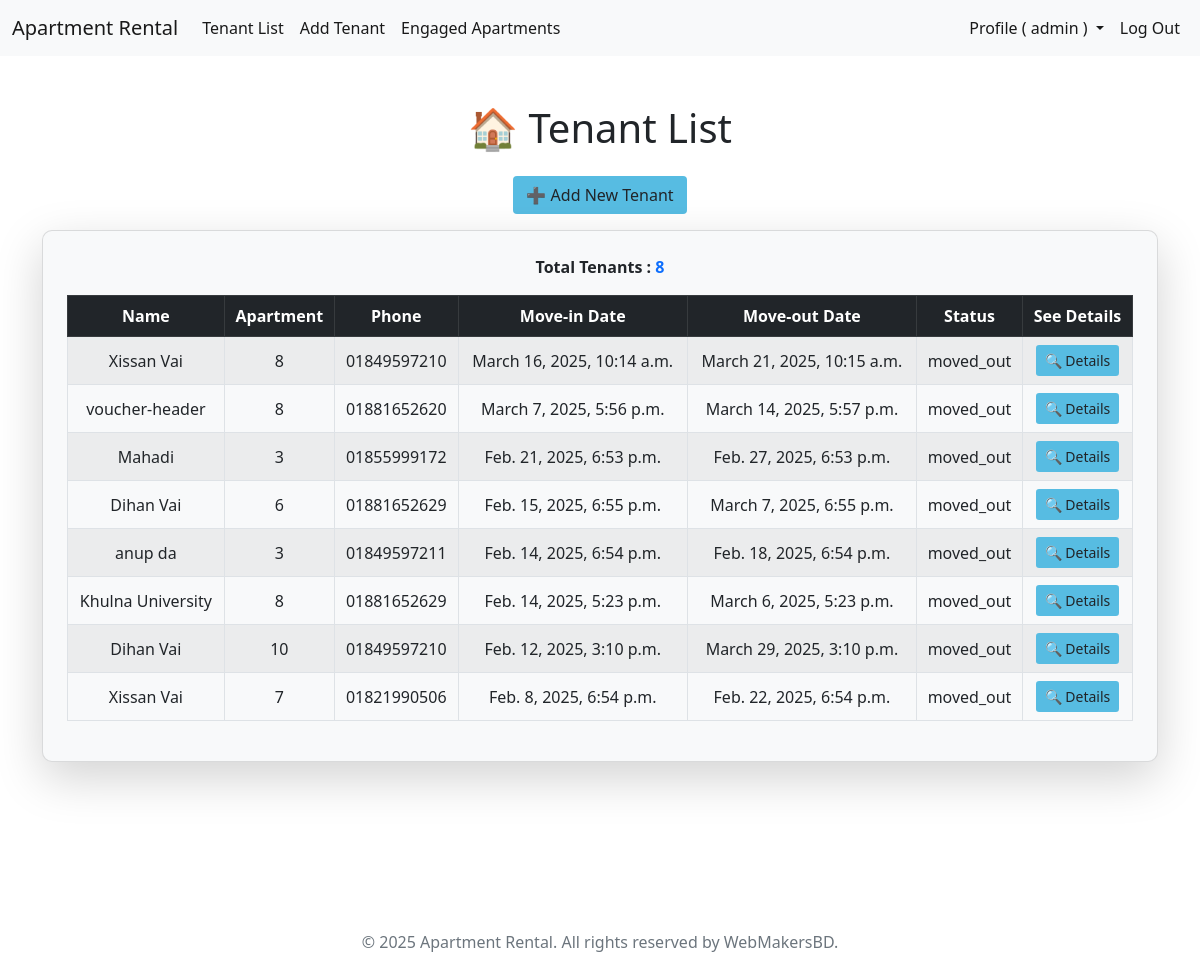
The app's page / (signed in), older data.
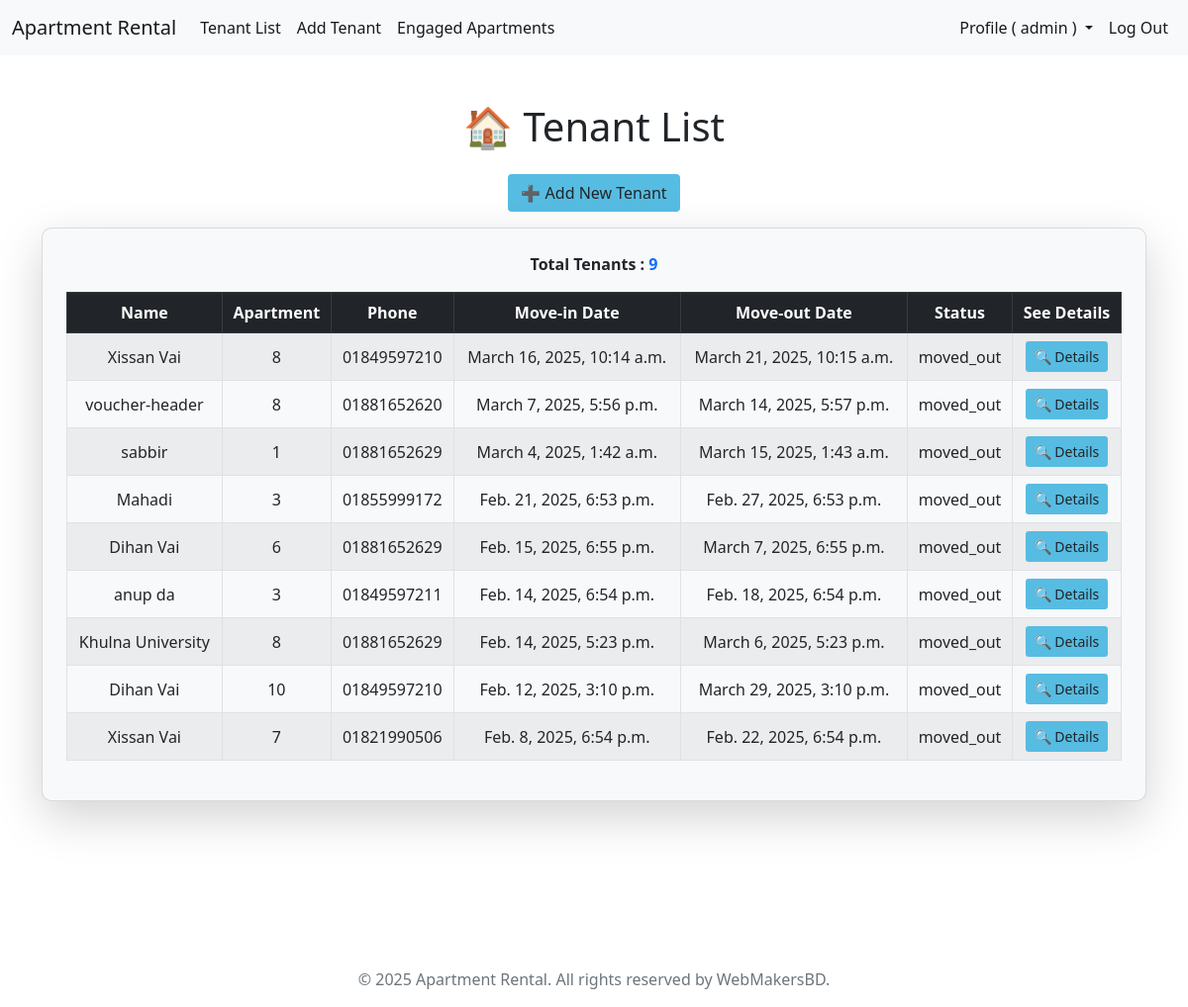
The same page, newer data.
### tenants/models.py (models this page shows, shortened)
class Tenant(models.Model):
    choices = [
        ('will_arrive', 'Will Arrive'),
        ('living', 'Living'),
        ('moved_out', 'Moved Out'),
    ]
    name = models.CharField(max_length=50)
    contact = models.CharField(max_length=15)
    apartment = models.ForeignKey(Apartment, on_delete=models.CASCADE)
    move_in_date = models.DateTimeField()
    move_out_date = models.DateTimeField(null=True, blank=True)
    remarks = models.TextField(blank=True, null=True, help_text="Additional details about the tenant.")
    status = models.CharField(max_length=15, choices=choices,)

class Apartment(models.Model):
    number = models.PositiveIntegerField(unique=True)
    is_booked = models.BooleanField(default=False)

### tenants/views.py (the view)
# urls.py: path('', tenant_list, name='tenant_list'),
def tenant_list(request):
    user = request.user
    if user.is_authenticated and user.is_superuser:  # Ensure only admin users can access
        tenants = Tenant.objects.all().order_by('-move_in_date')  # Fetch all tenants
        for tenant in tenants:
            update_tenant_status(tenant)
        return render(request, 'tenants/tenant_list.html', {'tenants': tenants})
    else:
        messages.error(request, 'You have to log in as an Admin to access this page.')
        return redirect('login')

### tenants/views.py (called while the page is built)
def update_apartment_status():
    now = timezone.now() + timezone.timedelta(hours=6, minutes=0)  # Adjust time to match timezone
    Apartment.objects.update(is_booked=False)  # Reset all apartments to unbooked
    Apartment.objects.filter(tenant__move_in_date__lte=now, tenant__move_out_date__gte=now).update(is_booked=True)

def update_tenant_status(tenant):
    now = timezone.now() + timezone.timedelta(hours=6, minutes=0)  # Adjust time to match timezone
    if tenant.move_in_date > now:
        tenant.status = 'will_arrive'  # Tenant has not yet moved in
    elif tenant.move_out_date and tenant.move_out_date < now:
        tenant.status = 'moved_out'  # Tenant has already moved out
    else:
        tenant.status = 'living'  # Tenant is currently living in the apartment
    tenant.save()  # Save updated status
    update_apartment_status()  # Update apartment booking status accordingly

### templates/tenants/tenant_list.html (shortened to what this page needs)
{% extends 'base.html' %}
{% load static %}
{% block extra_head %}
    <link rel="stylesheet" href="{% static 'css/tenants/tenant_list.css' %}">
{% endblock %}
{% block content %}
<div class="container mt-5">
  <div class="text-center">
    <h1 class="mb-4">🏠 Tenant List</h1>
    <a class="btn mb-3" href="{% url 'add_tenant' %}">
      ➕ Add New Tenant
    </a>
  </div>
  {% if tenants %}
  <div class="card shadow-lg p-4">
    <p class="fw-bold text-center">
      Total Tenants : <span class="text-primary">{{ tenants|length }}</span>
    </p>
    <div class="table-responsive">
      <table
        class="table table-striped table-hover table-bordered text-center align-middle"
      >
        <thead class="table-dark">
          <tr>
            <th>Name</th>
            <th>Apartment</th>
            <th>Phone</th>
            <th>Move-in Date</th>
            <th>Move-out Date</th>
            <th>Status</th>
            <th>See Details</th>
          </tr>
        </thead>
        <tbody>
          {% for tenant in tenants %}
          <tr>
            <td>{{ tenant.name }}</td>
            <td>{{ tenant.apartment.number }}</td>
            <td>{{ tenant.contact }}</td>
            <td>{{ tenant.move_in_date }}</td>
            <td>{{ tenant.move_out_date|default:"N/A" }}</td>
            <td>{{ tenant.status }}</td>
            <td>
              <a
                href="{% url 'tenant_details' tenant.id %}"
                class="btn  btn-sm"
                >🔍 Details</a
              >
            </td>
          </tr>
          {% endfor %}
        </tbody>
      </table>
    </div>
  </div>
  {% else %}
  <div class="alert alert-warning text-center">
    <p>No tenants found.</p>
  </div>
  {% endif %}
</div>
{% endblock %}

Row changes from the older to the newer data that the page shows:
added Tenant: name "sabbir", apartment.number "1", contact "01881652629", move_in_date "March 4, 2025, 1:42 a.m.", move_out_date "March 15, 2025, 1:43 a.m.", status "moved_out"
Text that changed along with them:
{{ tenants|length }}: "8" → "9"
